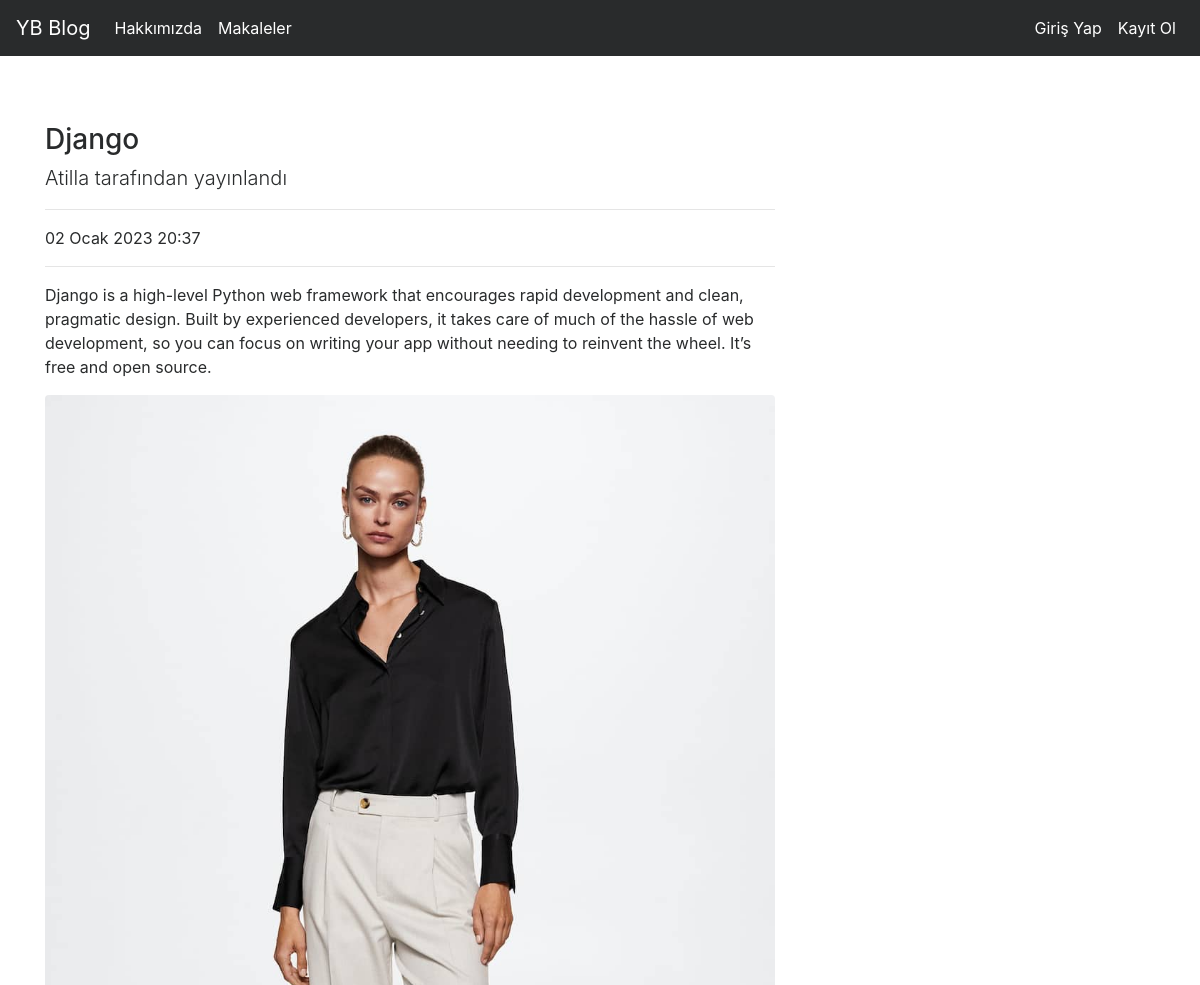
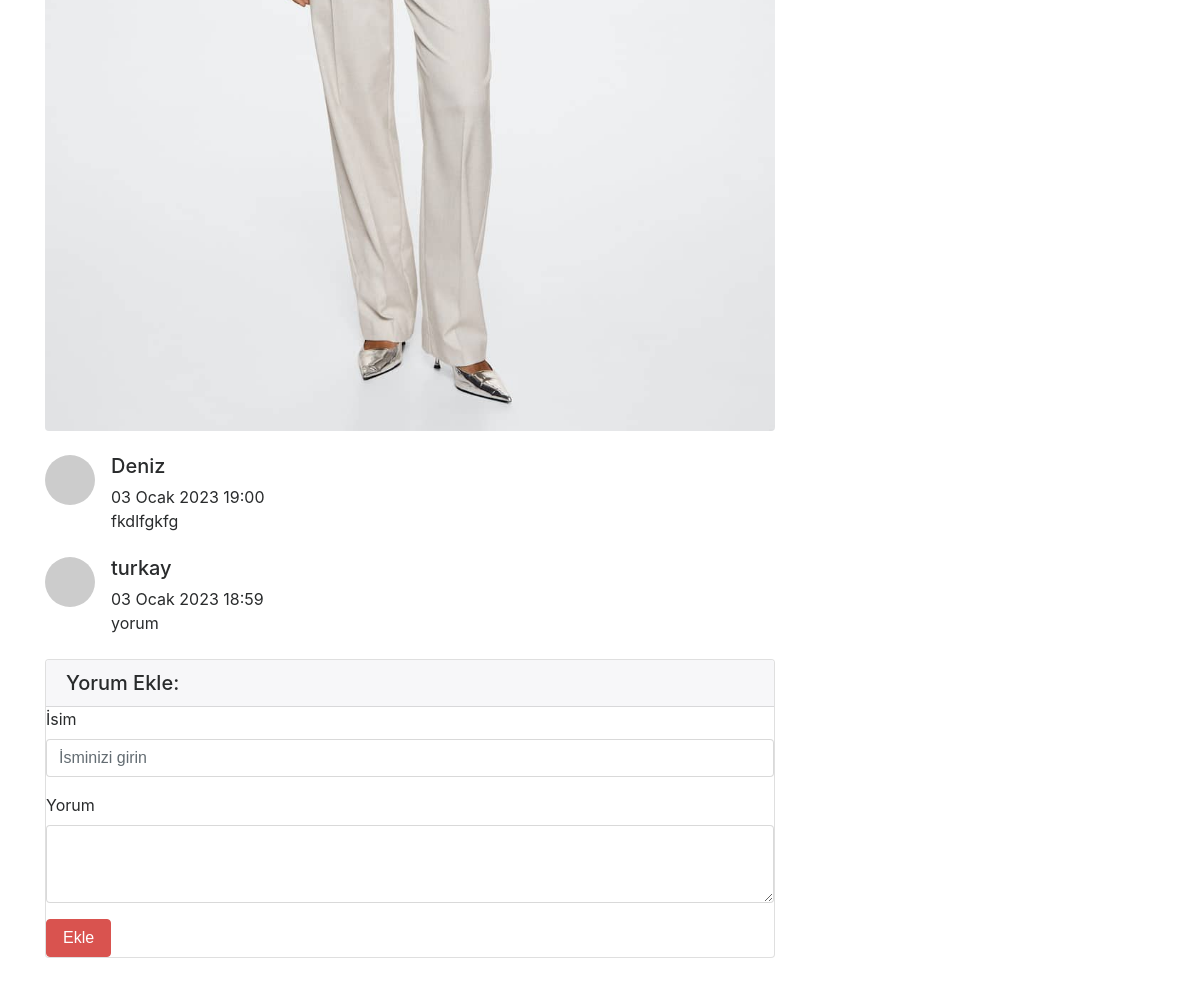
The app's page /articles/detail/9 with its own data (2 pictures, top to bottom).
### articles/models.py (models this page shows, shortened)
class Articles(models.Model):
    author=models.ForeignKey('auth.User',on_delete=models.CASCADE,verbose_name='Yazar') #Djangonun dacilindeki Auth.User istifade ederek yazdiq.User silinende onun meqalesi de silinecek -on_delete=moldes.Cascade bunu gosterir
    title=models.CharField(max_length=50,verbose_name='Basliq')
    content=RichTextField()
    created_date=models.DateTimeField(auto_now_add=True)
    article_image=models.FileField(blank=True,null=True,verbose_name='Fotoraf ekleyin')
    class Meta:
        ordering = ['-created_date']

class Comment(models.Model):
    article=models.ForeignKey(Articles,on_delete=models.CASCADE,verbose_name='Makale',related_name='comments')
    comment_author=models.CharField(max_length=50,verbose_name='Isim')
    comment_content=models.CharField(max_length=200,verbose_name='Yorum')
    comment_date=models.DateTimeField(auto_now_add=True)
    class Meta:
        ordering = ['-comment_date']

### articles/views.py (the view)
# urls.py: path('detail/<int:id>',detail, name = "detail"),
def detail(request,id):
    article=get_object_or_404(Articles,id=id)  # get_object_or_404 -u eger bu id-li article varsa cixarsin,yoxsa 404 erroru versin deye istifade edirik
    comments=article.comments.all()# biz modelimizde related_name='comments' kodundan bu cur istifade ederek,butun commentlerimize cata bilerik
    return render(request,'detail.html',{'article':article,'comments':comments})

### templates/detail.html (shortened to what this page needs)
{% extends "layout.html" %}
{% block body %}
<div class="row">
    <div class="col-lg-8">
      <h3 class="mt-4">{{article.title}}</h3>
      <p class="lead">
        {{article.author.username}} tarafından yayınlandı
      </p>
      <hr>
      <p>{{article.created_date}}</p>
      <hr>
      <p class="lead">
        {{article.content|safe}}
    </p>
      {% if article.article_image %}
      <img class="img-fluid rounded" src="{{article.article_image.url}}" alt="">
      {% endif %}
      <br>
      <br>
      {% if comments %}
      {% for comment in comments  %}
        <div class="media mb-4">
          <img class="d-flex mr-3 rounded-circle" src="http://placehold.it/50x50" alt="">
          <div class="media-body">
            <h5 class="mt-0">{{comment.comment_author}}</h5>
            {{comment.comment_date}} <br>
            {{comment.comment_content}}
          </div>
        </div>
      {% endfor %}
      {% else %}
      <div class ="alert alert-danger">
        Bu makaleye herhangi bir yorum yazılmamış,ilk yorum yapan siz olun!
      </div>
      {% endif %}
      <div class="card my-4">
        <h5 class="card-header">Yorum Ekle:</h5>
        <div class="card-body">
          <form method = "post" action = "{% url 'articles:comment' article.id %}">
            <div class="form-group">
                <label for="formGroupExampleInput">İsim</label>
                <input name = "comment_author" type="text" class="form-control" id="formGroupExampleInput" placeholder="İsminizi girin">
              </div>
            <div class="form-group">
                <label for="formGroupExampleInput">Yorum</label>
              <textarea name = "comment_content" class="form-control" rows="3"></textarea>
            </div>
            <button type="submit" class="btn btn-danger">Ekle</button>
          </form>
        </div>
      </div>
      </div>
    </div>
  {% endblock %}

### records on screen
Articles: title "Django", author.username "Atilla", created_date "02 Ocak 2023 20:37", content "Django is a high-level Python web framework that encourages rapid development and clean, pragmatic design. Built by experienced developers, it takes care of much of the hassle of web development, so you can focus on writing your app without needing to reinvent the wheel. It’s free and open source.", article_image (picture)
Comment: comment_author "Deniz", comment_date "03 Ocak 2023 19:00", comment_content "fkdlfgkfg"
Comment: comment_author "turkay", comment_date "03 Ocak 2023 18:59", comment_content "yorum"
